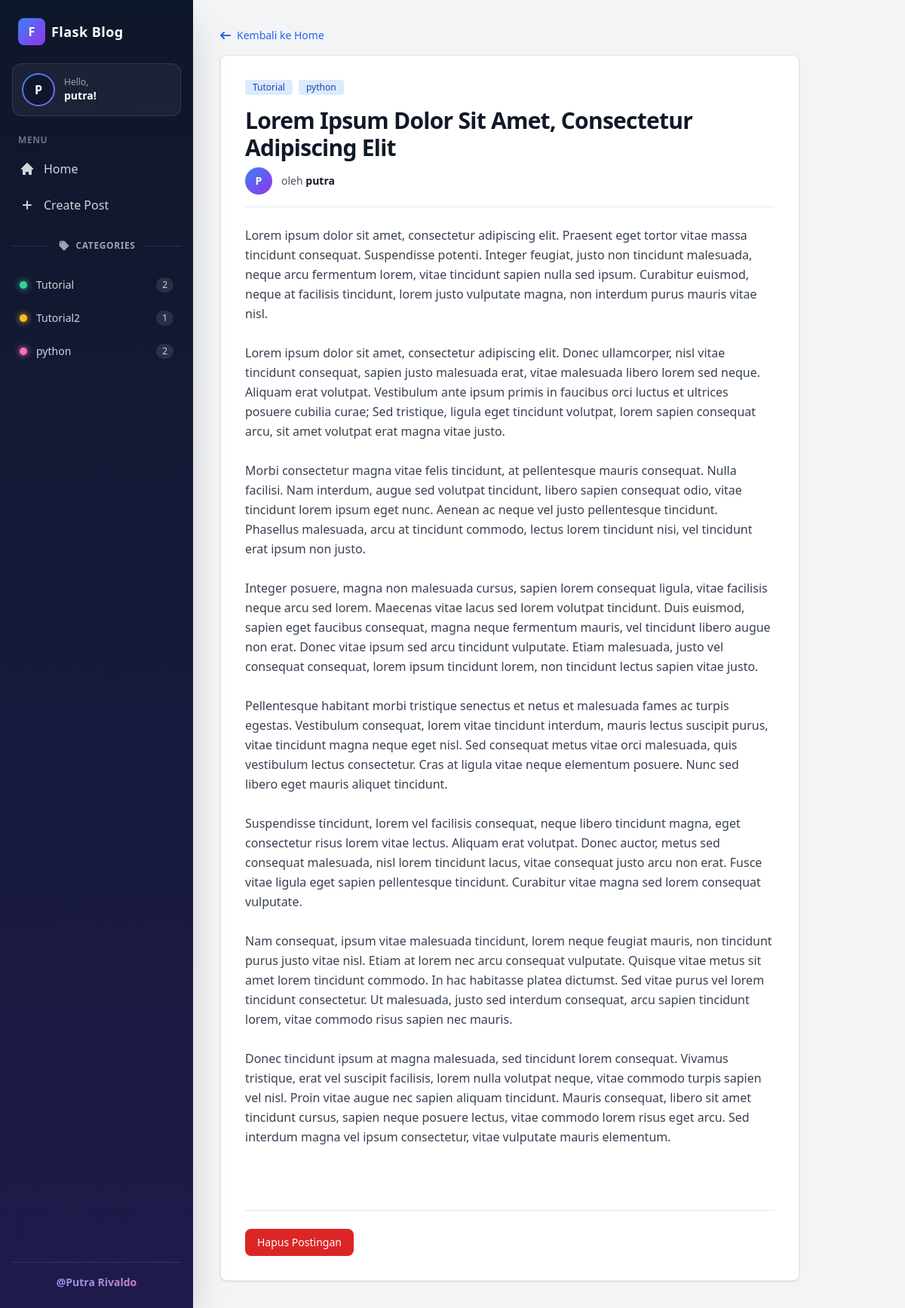
Page /post/2 (signed in) on the committed database.
### app/user/models.py (models this page shows)
class User(db.Model, UserMixin):
    __tablename__ = 'users'
    id:Mapped[int] = mapped_column(Integer, primary_key=True)
    username: Mapped[str] = mapped_column(String(255), unique=True)
    password: Mapped[str]
    posts: Mapped['Post'] = relationship(back_populates='user')

### app/post/models.py (models this page shows)
class Category(db.Model):
    __tablename__ = 'categories'
    id: Mapped[int] = mapped_column(Integer, primary_key=True)
    name: Mapped[str] = mapped_column(String(100), unique=True)
    posts: Mapped[List["Post"]] = relationship(
        secondary=post_categories_table, back_populates='categories'
    )

class Post(db.Model):
    __tablename__ = 'posts'
    id: Mapped[int] = mapped_column(Integer, primary_key=True)
    title: Mapped[str] = mapped_column(String(255))
    body: Mapped[str] = mapped_column(Text)
    user_id: Mapped[int] = mapped_column(ForeignKey('users.id'))
    user: Mapped["User"] = relationship(back_populates='posts')
    categories: Mapped[List["Category"]] = relationship(
        secondary=post_categories_table, back_populates='posts'
    )

### app/post/views.py (the view)
@blueprint.route('/<int:post_id>')
@login_required
def detail(post_id):
    post = Post.query.get_or_404(post_id)
    return render_template('post/detail.html', post=post)

### app/app.py (called while the page is built)
def create_app():
    app = Flask(__name__)
    app.config.from_object(Config)
    register_extensions(app)
    register_blueprints(app)
    @app.errorhandler(401)
    def unauthorized(error):
        return render_template('401.html'), 401
    @app.context_processor
    def inject_categories():
        return {"sidebar_categories": Category.query.order_by(Category.name).all()}
    return app

### app/templates/post/detail.html (shortened to what this page needs)
{% extends 'base.html' %}
{% block content %}
<div class="max-w-3xl m-5">
    <a href="{{ url_for('public.home') }}" class="inline-flex items-center mb-4 text-sm font-medium text-blue-600 hover:underline">
        <svg class="w-3.5 h-3.5 me-2" aria-hidden="true" xmlns="http://www.w3.org/2000/svg" fill="none" viewBox="0 0 14 10">
            <path stroke="currentColor" stroke-linecap="round" stroke-linejoin="round" stroke-width="2" d="M13 5H1m0 0 4 4M1 5l4-4"/>
        </svg>
        Kembali ke Home
    </a>
    <article class="p-8 bg-white border border-gray-200 rounded-lg shadow">
        {% if post.categories %}
            <div class="flex flex-wrap gap-2 mb-4">
                {% for category in post.categories %}
                    <span class="px-2.5 py-0.5 text-xs font-medium text-blue-800 bg-blue-100 rounded">{{ category.name }}</span>
                {% endfor %}
            </div>
        {% endif %}
        <h1 class="mb-2 text-3xl font-bold tracking-tight text-gray-900">{{ post.title }}</h1>
        <div class="flex items-center gap-3 pb-4 mb-6 border-b border-gray-200">
            <div class="flex items-center justify-center w-9 h-9 text-sm font-semibold text-white rounded-full bg-gradient-to-br from-blue-500 to-purple-600">
                {{ post.user.username[0]|upper }}
            </div>
            <p class="text-sm text-gray-600">oleh <span class="font-semibold text-gray-900">{{ post.user.username }}</span></p>
        </div>
        <div class="leading-relaxed text-gray-700 whitespace-pre-line">{{ post.body }}</div>
        {% if session.get('user_id') == post.user_id %}
        <div class="pt-6 mt-8 border-t border-gray-200">
            <form method="POST" action="{{ url_for('post.delete', post_id=post.id) }}"
                  onsubmit="return confirm('Yakin ingin menghapus postingan ini?')">
                <button type="submit" class="px-4 py-2 text-sm font-medium text-white bg-red-600 rounded-lg hover:bg-red-700">
                    Hapus Postingan
                </button>
            </form>
        </div>
        {% endif %}
    </article>
</div>
{% endblock %}

### app/templates/sidebar.html (shortened to what this page needs)
<aside id="sidebar" class="fixed top-0 left-0 z-40 w-64 h-screen sidebar-bg shadow-2xl" aria-label="Sidebar">
    <div class="flex flex-col h-full px-4 py-6 overflow-y-auto">
        <div class="flex items-center gap-2 px-2 mb-6">
            <div class="flex items-center justify-center w-9 h-9 rounded-lg bg-gradient-to-br from-blue-500 to-purple-600 text-white font-bold">
                F
            </div>
            <span class="text-lg font-bold text-white tracking-wide">Flask Blog</span>
        </div>
        <div class="flex items-center gap-3 p-3 mb-6 rounded-xl bg-white/5 border border-white/10">
            <div class="p-0.5 rounded-full avatar-ring">
                <div class="flex items-center justify-center w-10 h-10 rounded-full bg-slate-900 text-white font-semibold">
                    {{ (session.get('username') or 'G')[0]|upper }}
                </div>
            </div>
            <div class="min-w-0">
                <p class="text-xs text-gray-400">Hello,</p>
                <p class="text-sm font-semibold text-white truncate">{{ session.get('username', 'Guest') }}!</p>
            </div>
        </div>
        <p class="px-2 mb-2 text-xs font-semibold tracking-wider text-gray-500 uppercase">Menu</p>
        <ul class="space-y-1 font-medium">
            <li>
                <a href="{{ url_for('public.home') }}"
                   class="menu-link flex items-center p-2.5 rounded-lg group
                   {% if request.endpoint == 'public.home' %}bg-gradient-to-r from-blue-600 to-purple-600 text-white shadow-lg{% else %}text-gray-300 hover:bg-white/10 hover:text-white{% endif %}">
                    <span class="ms-3">Home</span>
                </a>
            </li>
                 <li>
   {% if session.get('user_id') %}
<li>
    <a href="{{ url_for('post.create') }}"
       class="menu-link flex items-center p-2.5 rounded-lg group
       {% if request.endpoint == 'post.create' %}bg-gradient-to-r from-blue-600 to-purple-600 text-white shadow-lg{% else %}text-gray-300 hover:bg-white/10 hover:text-white{% endif %}">
        <svg class="w-5 h-5" aria-hidden="true" xmlns="http://www.w3.org/2000/svg" fill="none" viewBox="0 0 20 20">
            <path stroke="currentColor" stroke-linecap="round" stroke-linejoin="round" stroke-width="2" d="M10 5v10M5 10h10"/>
        </svg>
        <span class="ms-3">Create Post</span>
    </a>
</li>
{% endif %}
        </ul>
{% if session.get('user_id') %}
        <div class="flex items-center my-6">
            <div class="flex-grow border-t border-white/10"></div>
            <span class="flex items-center gap-2 px-3 text-xs font-semibold tracking-wider text-gray-400 uppercase">
                Categories
            </span>
            <div class="flex-grow border-t border-white/10"></div>
        </div>
        {% endif %}
{% set warna = ['emerald', 'amber', 'pink', 'sky', 'violet', 'orange'] %}
<ul class="space-y-1 font-medium">
    {% for c in sidebar_categories %}
        {% set w = warna[loop.index0 % warna|length] %}
        {% set aktif = request.endpoint == 'post.category' and request.view_args.get('category_id') == c.id %}
         {% if session.get('user_id') %}
        <li>
            <a href="{{ url_for('post.category', category_id=c.id) }}"
               class="menu-link flex items-center justify-between p-2.5 text-sm rounded-lg
               {% if aktif %}bg-white/15 text-white{% else %}text-gray-300 hover:bg-white/10 hover:text-white{% endif %}">
                <span class="flex items-center gap-3">
                    <span class="w-2.5 h-2.5 rounded-full bg-{{ w }}-400 shadow-[0_0_8px] shadow-{{ w }}-400"></span>
                    {{ c.name }}
                </span>
                <span class="px-2 py-0.5 text-xs rounded-full bg-white/10 text-gray-300">{{ c.posts|length }}</span>
            </a>
        </li>
        {% endif %}
    {% else %}
        <li class="px-2.5 text-sm text-gray-500">Belum ada kategori.</li>
    {% endfor %}
</ul>
        <div class="pt-4 mt-auto text-center border-t border-white/10">
            <p class="text-sm font-semibold text-transparent bg-clip-text bg-gradient-to-r from-blue-400 to-pink-400">@Putra Rivaldo</p>
        </div>
    </div>
</aside>

### app/templates/sidebar.html (style rules this page uses)
.sidebar-bg { background: linear-gradient(180deg, #0f172a 0%, #1e1b4b 100%); }
.avatar-ring { background: linear-gradient(135deg, #3b82f6, #8b5cf6, #ec4899); animation: putar-warna 6s linear infinite; background-size: 200% 200%; }
.menu-link { transition: all 0.2s ease; }

### rows in the picture
User: get "putra", user "P", user.username "putra"
Category: name "Tutorial", posts|length "2"
Category: name "Tutorial2", posts|length "1"
Category: name "python", posts|length "2"
Post: title "Lorem Ipsum Dolor Sit Amet, Consectetur Adipiscing Elit", body "Lorem ipsum dolor sit amet, consectetur adipiscing elit. Praesent eget tortor vitae massa tincidunt consequat. Suspendisse potenti. Integer feugiat, justo non tincidunt malesuada, neque arcu fermentum lorem, vitae tincidunt sapien nulla sed ipsum. Curabitur euismod, neque at facilisis tincidunt, lorem justo vulputate magna, non interdum purus mauris vitae nisl. Lorem ipsum dolor sit amet, consectetur adipiscing elit. Donec ullamcorper, nisl vitae tincidunt consequat, sapien justo malesuada erat, vitae malesuada libero lorem sed neque. Aliquam erat volutpat. Vestibulum ante ipsum primis in faucibus orci luctus et ultrices posuere cubilia curae; Sed tristique, ligula eget tincidunt volutpat,…"

### other values in the picture
{{ (session.get('username') or 'G')[0]|upper }} "P"
